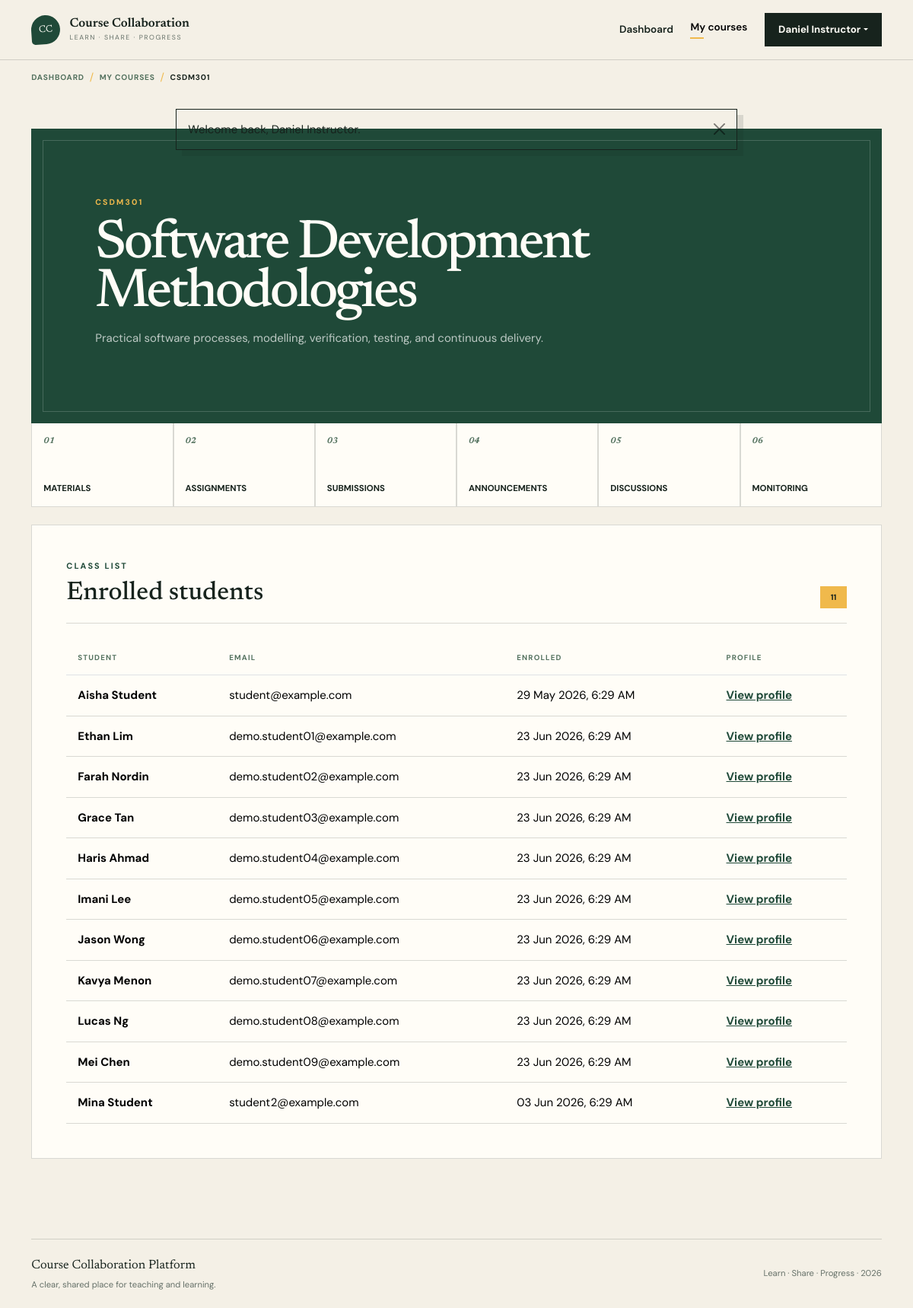
Page /instructor/course.php?id=1 (signed in) on the committed database.
### tables this page shows
CREATE TABLE courses (
    id BIGINT UNSIGNED AUTO_INCREMENT PRIMARY KEY,
    instructor_id BIGINT UNSIGNED NOT NULL,
    course_code VARCHAR(30) NOT NULL,
    title VARCHAR(180) NOT NULL,
    description TEXT NULL,
    is_published TINYINT(1) NOT NULL DEFAULT 1,
    created_at TIMESTAMP NOT NULL DEFAULT CURRENT_TIMESTAMP,
    updated_at TIMESTAMP NOT NULL DEFAULT CURRENT_TIMESTAMP ON UPDATE CURRENT_TIMESTAMP,
    UNIQUE KEY uq_courses_code (course_code),
    KEY idx_courses_instructor (instructor_id),
    CONSTRAINT fk_courses_instructor
        FOREIGN KEY (instructor_id) REFERENCES users(id)
        ON UPDATE CASCADE ON DELETE RESTRICT
);

CREATE TABLE users (
    id BIGINT UNSIGNED AUTO_INCREMENT PRIMARY KEY,
    full_name VARCHAR(120) NOT NULL,
    email VARCHAR(190) NOT NULL,
    password_hash VARCHAR(255) NOT NULL,
    role ENUM('student', 'instructor') NOT NULL DEFAULT 'student',
    is_active TINYINT(1) NOT NULL DEFAULT 1,
    created_at TIMESTAMP NOT NULL DEFAULT CURRENT_TIMESTAMP,
    updated_at TIMESTAMP NOT NULL DEFAULT CURRENT_TIMESTAMP ON UPDATE CURRENT_TIMESTAMP,
    UNIQUE KEY uq_users_email (email),
    KEY idx_users_role (role)
);

CREATE TABLE enrolments (
    id BIGINT UNSIGNED AUTO_INCREMENT PRIMARY KEY,
    course_id BIGINT UNSIGNED NOT NULL,
    student_id BIGINT UNSIGNED NOT NULL,
    status ENUM('active', 'withdrawn') NOT NULL DEFAULT 'active',
    enrolled_at TIMESTAMP NOT NULL DEFAULT CURRENT_TIMESTAMP,
    UNIQUE KEY uq_enrolments_course_student (course_id, student_id),
    KEY idx_enrolments_student (student_id),
    CONSTRAINT fk_enrolments_course
        FOREIGN KEY (course_id) REFERENCES courses(id)
        ON UPDATE CASCADE ON DELETE CASCADE,
    CONSTRAINT fk_enrolments_student
        FOREIGN KEY (student_id) REFERENCES users(id)
        ON UPDATE CASCADE ON DELETE CASCADE
);

### config/app.php (called while the page is built, shortened)
<?php
function url(string $path = ''): string
{
    return BASE_URL . ($path !== '' ? '/' . ltrim($path, '/') : '');
}
function e(?string $value): string
{
    return htmlspecialchars($value ?? '', ENT_QUOTES | ENT_SUBSTITUTE, 'UTF-8');
}

### includes/auth.php (called while the page is built, shortened)
<?php
require_once __DIR__ . '/../config/app.php';
require_once __DIR__ . '/../config/database.php';
function current_user(): ?array
{
    return isset($_SESSION['user']) && is_array($_SESSION['user']) ? $_SESSION['user'] : null;
}
function require_login(): array
{
    $user = current_user();
    return $user;
}
function require_role(string $role): array
{
    $user = require_login();
    return $user;
}
function pull_flashes(): array
{
    $flashes = $_SESSION['flashes'] ?? [];
    return is_array($flashes) ? $flashes : [];
}
function positive_id(mixed $value): ?int
{
    $validated = filter_var($value, FILTER_VALIDATE_INT, ['options' => ['min_range' => 1]]);
    return $validated === false ? null : (int) $validated;
}
function dashboard_path(array $user): string
{
    return ($user['role'] ?? '') === 'instructor' ? 'instructor/dashboard.php' : 'student/dashboard.php';
}
function format_datetime(?string $value, string $fallback = 'Not available'): string
{
    $timestamp = strtotime($value);
    return $timestamp === false ? $fallback : date('d M Y, g:i A', $timestamp);
}
function owned_course(int $courseId, int $instructorId): array
{
    $statement = database()->prepare(
        'SELECT c.*, u.full_name AS instructor_name
         FROM courses c JOIN users u ON u.id = c.instructor_id
         WHERE c.id = :course_id AND c.instructor_id = :instructor_id LIMIT 1'
    );
    $statement->execute(['course_id' => $courseId, 'instructor_id' => $instructorId]);
    $course = $statement->fetch();
    return $course;
}

### config/database.php (called while the page is built, shortened)
<?php
function database(): PDO
{
    static $connection = null;
    if ($connection instanceof PDO) {
        return $connection;
    }
    $host = getenv('DB_HOST') ?: '127.0.0.1';
    $port = getenv('DB_PORT') ?: '3306';
    $name = getenv('DB_NAME') ?: 'course_collaboration';
    $username = getenv('DB_USER') ?: 'root';
    $password = getenv('DB_PASS') ?: '';
    $dsn = "mysql:host={$host};port={$port};dbname={$name};charset=utf8mb4";
    try {
        $connection = new PDO($dsn, $username, $password, [
            PDO::ATTR_ERRMODE => PDO::ERRMODE_EXCEPTION,
            PDO::ATTR_DEFAULT_FETCH_MODE => PDO::FETCH_ASSOC,
            PDO::ATTR_EMULATE_PREPARES => false,
        ]);
    } catch (PDOException $exception) {
        error_log('Database connection failed: ' . $exception->getMessage());
        throw new RuntimeException('Unable to connect to the database. Check the application configuration.');
    }
    return $connection;
}

### instructor/course.php (the view, shortened to what this page needs)
<?php
require_once __DIR__ . '/../includes/auth.php';
$user = require_role('instructor');
$courseId = positive_id($_GET['id'] ?? null) ?? not_found('Invalid course ID.');
$course = owned_course($courseId, (int) $user['id']);
$studentStatement = database()->prepare(
    'SELECT u.id, u.full_name, u.email, e.enrolled_at
     FROM enrolments e
     JOIN users u ON u.id = e.student_id
     WHERE e.course_id = :course_id AND e.status = :status
     ORDER BY u.full_name'
);
$studentStatement->execute([
    'course_id' => $courseId,
    'status' => 'active',
]);
$students = $studentStatement->fetchAll();
$pageTitle = $course['course_code'];
$activePage = 'instructor-courses';
require __DIR__ . '/../includes/header.php';
?>
<section class="app-shell">
    <div class="container">
        <div class="course-hero">
            <span><?= e($course['course_code']) ?></span>
            <h1><?= e($course['title']) ?></h1>
            <p><?= e($course['description'] ?: 'No course description has been added yet.') ?></p>
        </div>
        <nav class="action-grid" aria-label="Course tools">
            <a href="<?= e(url('instructor/materials.php?course_id=' . $courseId)) ?>">
                <span>01</span> Materials
            </a>
            <a href="<?= e(url('instructor/assignments.php?course_id=' . $courseId)) ?>">
                <span>02</span> Assignments
            </a>
            <a href="<?= e(url('instructor/submissions.php?course_id=' . $courseId)) ?>">
                <span>03</span> Submissions
            </a>
            <a href="<?= e(url('instructor/announcements.php?course_id=' . $courseId)) ?>">
                <span>04</span> Announcements
            </a>
            <a href="<?= e(url('discussions.php?course_id=' . $courseId)) ?>">
                <span>05</span> Discussions
            </a>
            <a href="<?= e(url('instructor/monitoring.php?course_id=' . $courseId)) ?>">
                <span>06</span> Monitoring
            </a>
        </nav>
        <div class="content-panel mt-4">
            <div class="panel-heading">
                <div>
                    <p class="eyebrow mb-2">Class list</p>
                    <h2>Enrolled students</h2>
                </div>
                <span class="count-pill"><?= count($students) ?></span>
            </div>
            <?php if ($students === []): ?>
                <div class="empty-state">
                    <h3>No students enrolled</h3>
                    <p>Students will appear here after they enrol.</p>
                </div>
            <?php else: ?>
                <div class="table-responsive">
                    <table class="table app-table">
                        <thead>
                            <tr>
                                <th>Student</th>
                                <th>Email</th>
                                <th>Enrolled</th>
                                <th>Profile</th>
                            </tr>
                        </thead>
                        <tbody>
                            <?php foreach ($students as $student): ?>
                                <tr>
                                    <td><strong><?= e($student['full_name']) ?></strong></td>
                                    <td><?= e($student['email']) ?></td>
                                    <td><?= e(format_datetime($student['enrolled_at'])) ?></td>
                                    <td>
                                        <a href="<?= e(url(
                                            'instructor/student_profile.php?course_id=' . $courseId
                                            . '&student_id=' . $student['id']
                                        )) ?>">View profile</a>
                                    </td>
                                </tr>
                            <?php endforeach; ?>
                        </tbody>
                    </table>
                </div>
            <?php endif; ?>
        </div>
    </div>
</section>
<?php require __DIR__ . '/../includes/footer.php'; ?>

### includes/header.php (shortened to what this page needs)
<?php
require_once __DIR__ . '/auth.php';
$pageTitle = $pageTitle ?? 'Learn together';
$activePage = $activePage ?? 'home';
$authenticatedUser = current_user();
$flashes = pull_flashes();
$breadcrumbSections = [
    'browse-courses' => ['label' => 'Browse courses', 'url' => url('student/courses.php')],
    'my-courses' => ['label' => 'My courses', 'url' => url('student/enrolled.php')],
    'instructor-courses' => ['label' => 'My courses', 'url' => url('instructor/courses.php')],
];
$breadcrumbs = [];
if ($activePage !== 'home') {
    $isDashboard = in_array($activePage, ['student-dashboard', 'instructor-dashboard'], true);
    if ($authenticatedUser !== null) {
        $breadcrumbs[] = [
            'label' => 'Dashboard',
            'url' => $isDashboard ? null : url(dashboard_path($authenticatedUser)),
        ];
    } else {
        $breadcrumbs[] = ['label' => 'Home', 'url' => url()];
    }
    if (!$isDashboard) {
        $section = $breadcrumbSections[$activePage] ?? null;
        if ($section !== null && $section['label'] !== $pageTitle) {
            $breadcrumbs[] = $section;
        }
        $breadcrumbs[] = ['label' => $pageTitle, 'url' => null];
    }
}
?>
<!doctype html>
<html lang="en">
<head>
    <link href="https://cdn.jsdelivr.net/npm/bootstrap@5.3.3/dist/css/bootstrap.min.css" rel="stylesheet">
    <link rel="stylesheet" href="<?= e(url('assets/css/style.css')) ?>">
</head>
<body>
<header class="site-header">
    <nav class="navbar navbar-expand-lg" aria-label="Main navigation">
        <div class="container py-2">
            <a class="navbar-brand brand-lockup" href="<?= e(url()) ?>" aria-label="Course Collaboration Platform home">
                <span class="brand-mark" aria-hidden="true">CC</span>
                <span>
                    <strong>Course Collaboration</strong>
                    <small>Learn &middot; Share &middot; Progress</small>
                </span>
            </a>
            <div class="collapse navbar-collapse" id="mainNavigation">
                <ul class="navbar-nav ms-auto align-items-lg-center gap-lg-2">
                    <?php if ($authenticatedUser === null): ?>
                        <li class="nav-item">
                            <a class="nav-link <?= $activePage === 'home' ? 'active' : '' ?>" <?= $activePage === 'home' ? 'aria-current="page"' : '' ?> href="<?= e(url()) ?>">Home</a>
                        </li>
                        <li class="nav-item"><a class="nav-link <?= $activePage === 'login' ? 'active' : '' ?>" href="<?= e(url('auth/login.php')) ?>">Sign in</a></li>
                        <li class="nav-item ms-lg-2"><a class="btn btn-ink" href="<?= e(url('auth/register.php')) ?>">Create account</a></li>
                    <?php else: ?>
                        <li class="nav-item"><a class="nav-link <?= $activePage === 'instructor-dashboard' ? 'active' : '' ?>" href="<?= e(url('instructor/dashboard.php')) ?>">Dashboard</a></li>
                        <li class="nav-item"><a class="nav-link <?= $activePage === 'instructor-courses' ? 'active' : '' ?>" href="<?= e(url('instructor/courses.php')) ?>">My courses</a></li>
                    <?php endif; ?>
                    <?php if ($authenticatedUser !== null): ?>
                        <li class="nav-item dropdown ms-lg-2">
                            <button class="btn btn-ink dropdown-toggle" data-bs-toggle="dropdown" type="button" aria-expanded="false"><?= e($authenticatedUser['full_name']) ?></button>
                        </li>
                    <?php endif; ?>
                </ul>
            </div>
        </div>
    </nav>
</header>
<?php if ($breadcrumbs !== []): ?>
    <nav class="breadcrumb-bar" aria-label="Breadcrumb">
        <div class="container">
            <ol class="app-breadcrumb">
                <?php foreach ($breadcrumbs as $breadcrumb): ?>
                    <li>
                        <?php if ($breadcrumb['url'] !== null): ?>
                            <a href="<?= e($breadcrumb['url']) ?>"><?= e($breadcrumb['label']) ?></a>
                        <?php else: ?>
                            <span aria-current="page"><?= e($breadcrumb['label']) ?></span>
                        <?php endif; ?>
                    </li>
                <?php endforeach; ?>
            </ol>
        </div>
    </nav>
<?php endif; ?>
<?php if ($flashes !== []): ?>
    <div class="flash-stack container" aria-live="polite">
        <?php foreach ($flashes as $flash): ?>
            <div class="alert alert-
            <?= e(in_array($flash['type'], ['success', 'danger', 'warning', 'info'], true) ?
            $flash['type'] : 'info') ?> alert-dismissible fade show" role="alert">
                <?= e($flash['message']) ?>
                <button type="button" class="btn-close" data-bs-dismiss="alert" aria-label="Close"></button>
            </div>
        <?php endforeach; ?>
    </div>
<?php endif; ?>
<main id="main-content">

### rows in the picture
courses: instructor.full_name "Daniel Instructor", course_code "CSDM301", title "Software Development Methodologies", description "Practical software processes, modelling, verification, testing, and continuous delivery."
enrolments: student.full_name "Aisha Student", student.email "student@example.com", enrolled_at "29 May 2026, 6:29 AM"
enrolments: student.full_name "Ethan Lim", student.email "demo.student01@example.com", enrolled_at "23 Jun 2026, 6:29 AM"
enrolments: student.full_name "Farah Nordin", student.email "demo.student02@example.com", enrolled_at "23 Jun 2026, 6:29 AM"
enrolments: student.full_name "Grace Tan", student.email "demo.student03@example.com", enrolled_at "23 Jun 2026, 6:29 AM"
enrolments: student.full_name "Haris Ahmad", student.email "demo.student04@example.com", enrolled_at "23 Jun 2026, 6:29 AM"
enrolments: student.full_name "Imani Lee", student.email "demo.student05@example.com", enrolled_at "23 Jun 2026, 6:29 AM"
enrolments: student.full_name "Jason Wong", student.email "demo.student06@example.com", enrolled_at "23 Jun 2026, 6:29 AM"
enrolments: student.full_name "Kavya Menon", student.email "demo.student07@example.com", enrolled_at "23 Jun 2026, 6:29 AM"
enrolments: student.full_name "Lucas Ng", student.email "demo.student08@example.com", enrolled_at "23 Jun 2026, 6:29 AM"
enrolments: student.full_name "Mei Chen", student.email "demo.student09@example.com", enrolled_at "23 Jun 2026, 6:29 AM"
enrolments: student.full_name "Mina Student", student.email "student2@example.com", enrolled_at "03 Jun 2026, 6:29 AM"

### other values in the picture
$breadcrumb['label'] "DASHBOARD"
$breadcrumb['label'] "MY COURSES"
$breadcrumb['label'] "CSDM301"
$flash['message'] "Welcome back, Daniel Instructor."
count($students) "11"
